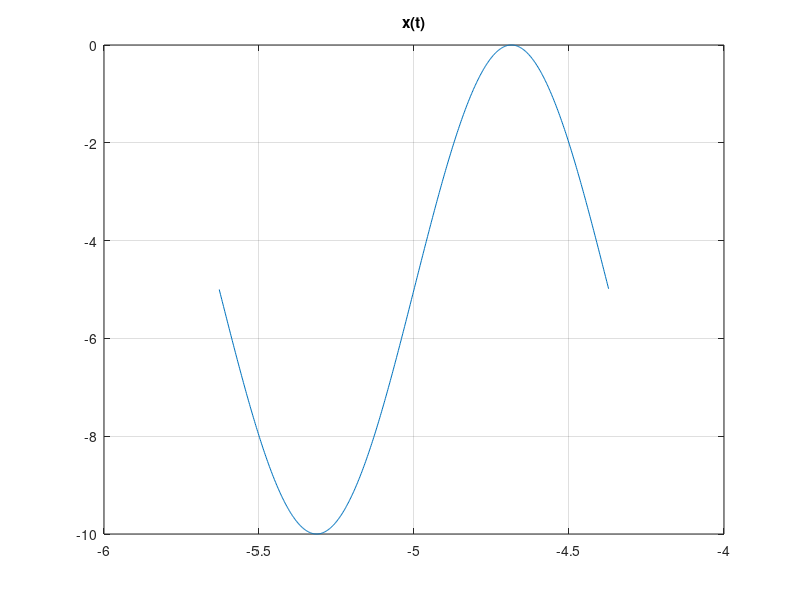

This chart was generated by the following MATLAB code:
clear all;
close all;
clc;

 %ax(bt+c)+d
 %Input values
x = -pi:0.01:pi;
p1 = 'Enter a';
a= input (p1);
p2 = 'Enter b';
b= input (p2);
p3 = 'Enter c';
c= input (p3);
p4 = 'Enter d';
d= input (p4);
%Plotting Graph
plot((x.*(1/b))-c,(a.*sin(x))-d); %x(t)=Sinx
title('x(t)');
grid on;